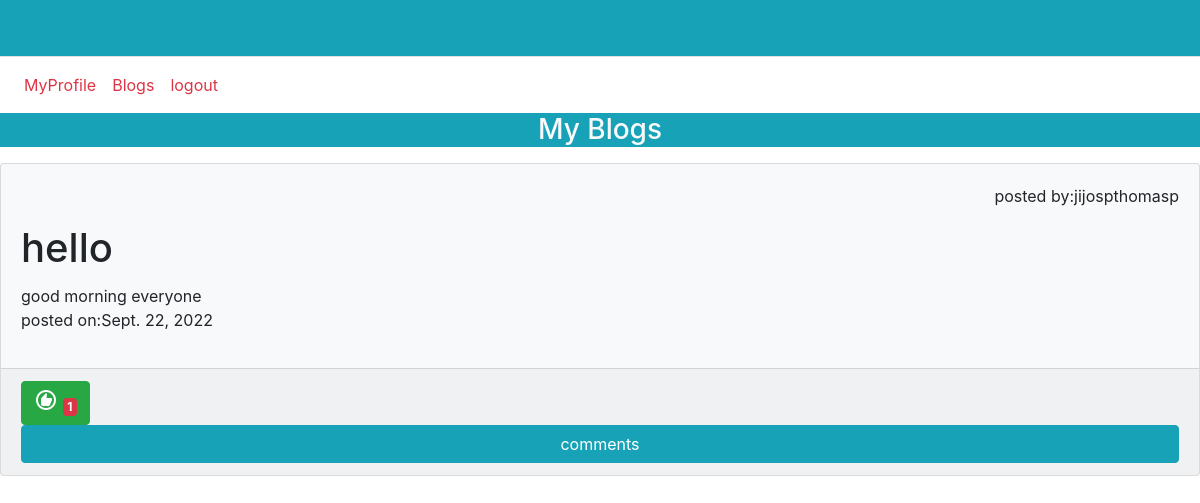
The page /uh/blogs/ (signed in) on the database its author committed.
### user/models.py (models this page shows)
class BlogModel(models.Model):
    title=models.CharField(max_length=100)
    content=models.TextField()
    image=models.ImageField(upload_to='blog_images',null=True,blank=True)
    Date=models.DateField(null=True,auto_now_add=True)
    author=models.ForeignKey(User,on_delete=models.CASCADE,related_name='author')
    liked_by=models.ManyToManyField(User)
    @property
    def liked_count(self):
      liked_cnt=self.liked_by.all().count()
      return liked_cnt

### user/views.py (the view)
# urls.py: path('blogs/',MyBlogs.as_view(),name="blogs"),
class MyBlogs(TemplateView):
    template_name='blogs.html'
    def get_context_data(self,**kwargs):
        context=super().get_context_data(**kwargs)
        blog=BlogModel.objects.filter(author=self.request.user)
        context['data']=blog
        context['cmnts']=Comments.objects.all()
        return context

### user/templates/blogs.html (shortened to what this page needs)
{% extends 'uhome.html' %}
{%block uhome%}
<h3 class="bg-info text-light text-center">My Blogs</h3>
<div>
  {%for i in data%}
    <div class="card mt-3 bg-light">
      <div class="card-body">
        <p class="text-right">posted by:{{i.author.first_name}}{{i.author.last_name}}</p>
        <h1 class="card-title">{{i.title}}</h1>
        <div class="card-content">
          {{i.content}}
        </div>
        <p>posted on:{{i.Date}}</p>
      </div>
      <div class="card-footer">
        <a href="{%url "add-l" i.id%}"class="btn btn-success"><span class="material-symbols-outlined">
          </span>
        <span class="badge badge-danger">{{i.liked_count}}</span></a>
        <button data-toggle="collapse" class="btn btn-info btn-block" data-target="#demo{{i.id}}">comments</button>
  </div>
</div>
    {%endfor%}
  </div>
    {%endblock uhome%}

### rows shown on the page
BlogModel: author.first_name "jijosp", author.last_name "thomasp", title "hello", content "good morning everyone", Date "Sept. 22, 2022", liked_count "1"
